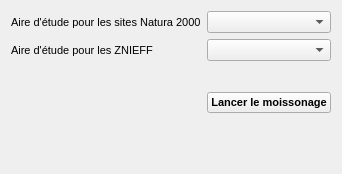
      <widget class="QWidget" name="TabFSD">
       <property name="enabled">
        <bool>true</bool>
       </property>
       <attribute name="title">
        <string>Moissonnage des FSD</string>
       </attribute>
       <layout class="QVBoxLayout" name="verticalLayout_fsd">
        <item>
         <layout class="QGridLayout" name="gridLayoutFsd">
          <property name="sizeConstraint">
           <enum>QLayout::SetDefaultConstraint</enum>
          </property>
          <property name="verticalSpacing">
           <number>6</number>
          </property>
          <item row="0" column="1">
           <widget class="QgsMapLayerComboBox" name="mapLayerN2k"/>
          </item>
          <item row="1" column="0">
           <widget class="QLabel" name="labelZnieff">
            <property name="font">
             <font>
              <pointsize>8</pointsize>
              <weight>50</weight>
              <bold>false</bold>
             </font>
            </property>
            <property name="text">
             <string>Aire d'étude pour les ZNIEFF</string>
            </property>
           </widget>
          </item>
          <item row="1" column="1">
           <widget class="QgsMapLayerComboBox" name="mapLayerZnieff"/>
          </item>
          <item row="0" column="0">
           <widget class="QLabel" name="labelN2k">
            <property name="font">
             <font>
              <pointsize>8</pointsize>
              <weight>50</weight>
              <bold>false</bold>
             </font>
            </property>
            <property name="text">
             <string>Aire d'étude pour les sites Natura 2000</string>
            </property>
           </widget>
          </item>
          <item row="3" column="1">
           <widget class="QPushButton" name="btnRunFsd">
            <property name="font">
             <font>
              <pointsize>8</pointsize>
              <weight>75</weight>
              <bold>true</bold>
             </font>
            </property>
            <property name="mouseTracking">
             <bool>true</bool>
            </property>
            <property name="styleSheet">
             <string notr="true"/>
            </property>
            <property name="text">
             <string>Lancer le moissonage</string>
            </property>
            <property name="iconSize">
             <size>
              <width>16</width>
              <height>16</height>
             </size>
            </property>
           </widget>
          </item>
          <item row="2" column="1">
           <spacer name="verticalSpacer_3">
            <property name="orientation">
             <enum>Qt::Vertical</enum>
            </property>
            <property name="sizeType">
             <enum>QSizePolicy::Expanding</enum>
            </property>
            <property name="sizeHint" stdset="0">
             <size>
              <width>20</width>
              <height>25</height>
             </size>
            </property>
           </spacer>
          </item>
         </layout>
        </item>
        <item>
         <spacer name="verticalSpacer_4">
          <property name="orientation">
           <enum>Qt::Vertical</enum>
          </property>
          <property name="sizeType">
           <enum>QSizePolicy::Expanding</enum>
          </property>
          <property name="sizeHint" stdset="0">
           <size>
            <width>20</width>
            <height>50</height>
           </size>
          </property>
         </spacer>
        </item>
       </layout>
      </widget>
